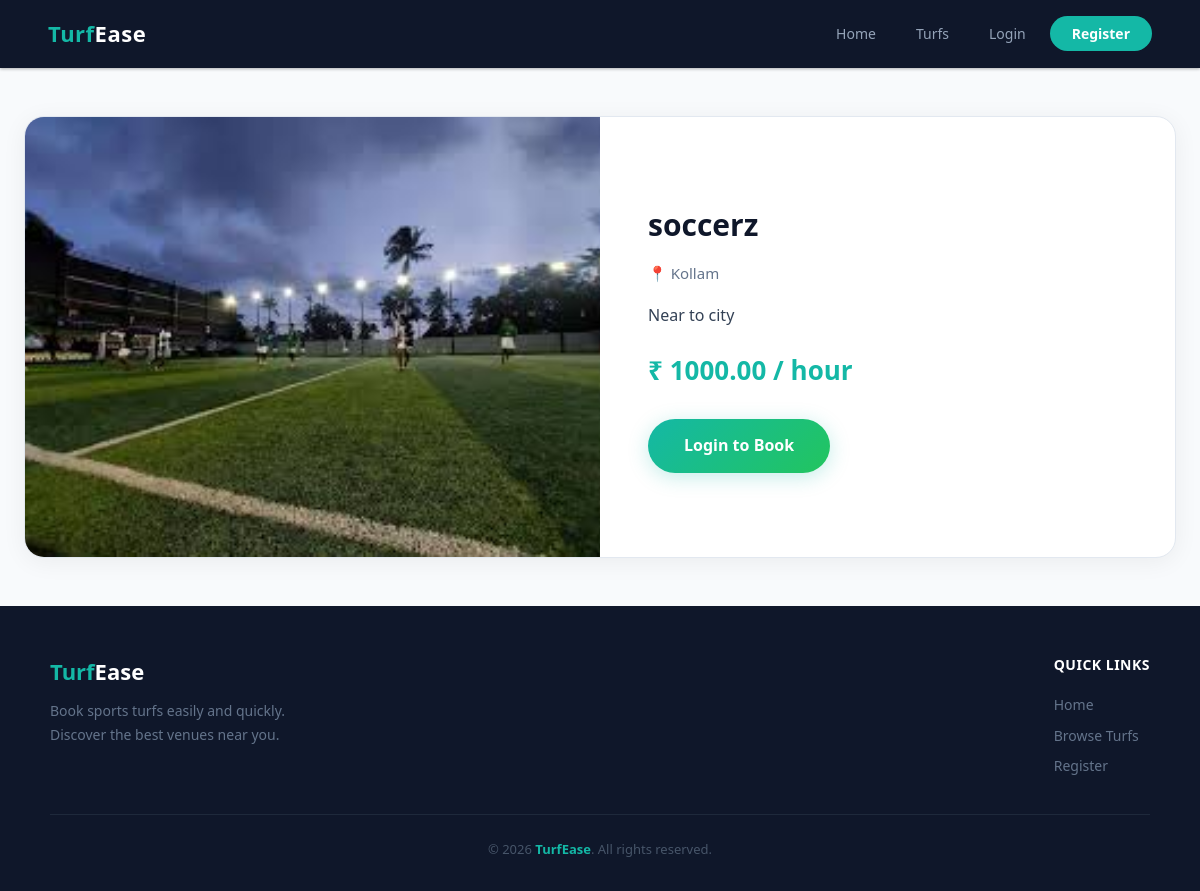
Page /turfs/1/ on the committed database.
### turfs/models.py (models this page shows, shortened)
class Turf(models.Model):
    name = models.CharField(max_length=200)
    location = models.CharField(max_length=300)
    description = models.TextField()
    price_per_hour = models.DecimalField(max_digits=10, decimal_places=2)
    price_5a_side = models.DecimalField(max_digits=10, decimal_places=2, default=0, help_text='Additional fixed price for 5-a-side teams')
    price_7a_side = models.DecimalField(max_digits=10, decimal_places=2, default=0, help_text='Additional fixed price for 7-a-side teams')
    price_11a_side = models.DecimalField(max_digits=10, decimal_places=2, default=0, help_text='Additional fixed price for 11-a-side teams')
    image = models.ImageField(upload_to='turf_images/', blank=True, null=True)
    created_at = models.DateTimeField(auto_now_add=True)

### turfs/views.py (the view)
# urls.py: path('<int:pk>/', views.turf_detail, name='turf_detail'),
def turf_detail(request, pk):
    turf = get_object_or_404(Turf, pk=pk)
    return render(request, 'turf_detail.html', {'turf': turf})

### bookings/context_processors.py (called while the page is built)
def unread_notifications(request):
    if request.user.is_authenticated and not request.user.is_staff:
        count = Notification.objects.filter(user=request.user, is_read=False).count()
        return {'unread_notification_count': count}
    return {'unread_notification_count': 0}

### templates/turf_detail.html (shortened to what this page needs)
{% extends 'base.html' %}
{% block content %}
<div class="container">
    <div class="turf-detail">
        {% if turf.image %}
            <img src="{{ turf.image.url }}" alt="{{ turf.name }}">
        {% else %}
            <div class="detail-placeholder">&#9917;</div>
        {% endif %}
        <div class="detail-info">
            <h1>{{ turf.name }}</h1>
            <p class="location">&#128205; {{ turf.location }}</p>
            <p class="description">{{ turf.description }}</p>
            <p class="price">&#8377; {{ turf.price_per_hour }} / hour</p>
            {% if user.is_authenticated %}
                {% if user.is_staff %}
                    <a href="{% url 'dashboard_home' %}" class="btn-book" style="background:linear-gradient(135deg,#8b5cf6,#6366f1);">Go to Dashboard</a>
                {% else %}
                    <a href="{% url 'book_turf' turf.pk %}" class="btn-book">Book Now</a>
                {% endif %}
            {% else %}
                <a href="{% url 'login' %}" class="btn-book">Login to Book</a>
            {% endif %}
        </div>
    </div>
</div>
{% endblock %}

### static/css/style.css (style rules this page uses)
:root, body.theme-light { --bg-primary: #f8fafc; --bg-secondary: #ffffff; --bg-tertiary: #f1f5f9; --bg-card: #ffffff; --bg-input: #f8fafc; --bg-nav: #0f172a; --bg-footer: #0f172a; --text-primary: #0f172a; --text-secondary: #334155; --text-muted: #64748b; --text-faint: #94a3b8; --border: #e2e8f0; --border-hover: #cbd5e1; --accent: #14b8a6; --accent-hover: #0d9488; --accent2: #22c55e; --danger: #ef4444; --purple: #8b5cf6; --amber: #f59e0b; --shadow-sm: 0 1px 3px rgba(0,0,0,.06); --shadow-md: 0 4px 24px rgba(0,0,0,.06); --shadow-lg: 0 16px 40px rgba(0,0,0,.1); --shadow-glow: 0 4px 20px rgba(20,184,166,.25); --table-row-hover:#f8fafc; --msg-success-bg: #dcfce7; --msg-success-c: #166534; --msg-success-b: #bbf7d0; --msg-error-bg: #fef2f2; --msg-error-c: #991b1b; --msg-error-b: #fecaca; --msg-info-bg: #e0f2fe; --msg-info-c: #075985; --msg-info-b: #bae6fd; }
*, *::before, *::after { margin: 0; padding: 0; box-sizing: border-box; }
html { scroll-behavior: smooth; }
body { font-family: 'Segoe UI', system-ui, -apple-system, sans-serif; background-color: var(--bg-primary); color: var(--text-secondary); line-height: 1.6; min-height: 100vh; transition: background-color .4s, color .4s; }
a { text-decoration: none; color: inherit; }
img { max-width: 100%; display: block; }
.container { max-width: 1200px; margin: 0 auto; padding: 48px 24px; animation: fadeIn .5s ease; }
.turf-detail { display: grid; grid-template-columns: 1fr 1fr; gap: 0; background: var(--bg-card); border-radius: 20px; overflow: hidden; box-shadow: var(--shadow-md); border: 1px solid var(--border); animation: scaleIn .5s ease; }
.turf-detail img { width: 100%; height: 100%; min-height: 440px; object-fit: cover; transition: transform .5s; }
.detail-info { padding: 48px; display: flex; flex-direction: column; justify-content: center; animation: slideRight .5s ease .2s both; }
.detail-info h1 { font-size: 30px; font-weight: 800; color: var(--text-primary); margin-bottom: 12px; }
.detail-info .location { color: var(--text-muted); font-size: 15px; margin-bottom: 16px; }
.detail-info .description { color: var(--text-secondary); line-height: 1.8; margin-bottom: 20px; }
.detail-info .price { font-size: 26px; font-weight: 700; color: var(--accent); margin-bottom: 28px; }
.btn-book { display: inline-block; background: linear-gradient(135deg, var(--accent), var(--accent2)); color: #fff; padding: 14px 36px; border-radius: 50px; font-size: 16px; font-weight: 700; width: fit-content; transition: transform .2s, box-shadow .3s; box-shadow: var(--shadow-glow); position: relative; overflow: hidden; }
.btn-book::before { content: ''; position: absolute; top: 0; left: -100%; width: 100%; height: 100%; background: linear-gradient(90deg, transparent, rgba(255,255,255,.2), transparent); transition: left .5s; }

### rows in the picture
Turf: image (picture), name "soccerz", location "Kollam", description "Near to city", price_per_hour "1000.00"
